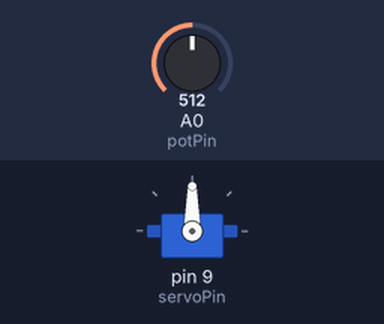
Simulated run of this sketch. Board: Arduino Uno, built with avr-gcc and run on an emulated ATmega328P. Shown: servo. The test bench sets the inputs (shaded band); at power-on: A0 (potPin) = 512.

Above: at 1.2 s.
1.3 s: A0 (potPin) set to 716
At 2.5 s:
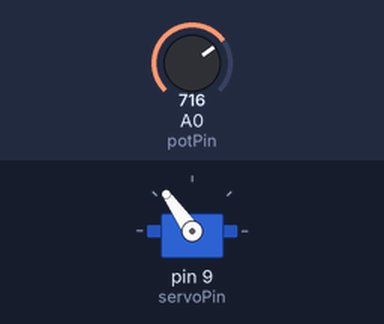
2.8 s: A0 (potPin) set to 900
At 3.9 s:
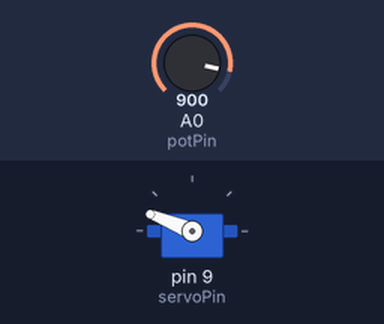
4.3 s: A0 (potPin) set to 1023
At 5.0 s:
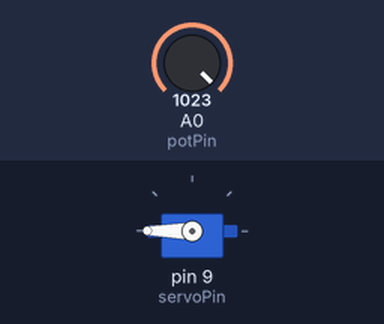
5.8 s: A0 (potPin) set to 306
At 6.1 s:
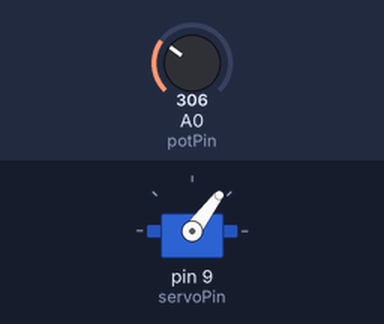
7.3 s: A0 (potPin) set to 122
At 8.5 s:
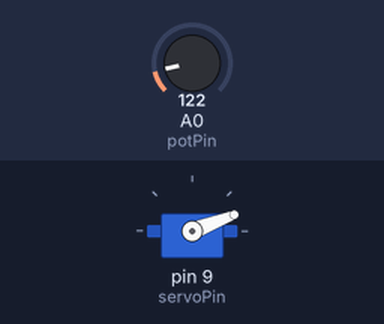
Timing chart, 0 to 9.8 s (numbered marks = the images above; inputs shaded):
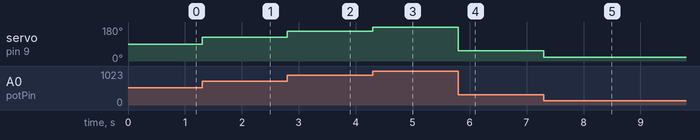

The sketch:

servomotor.ino
```cpp
#include <Servo.h>

Servo myservo;  // create servo object to control a servo

int val;    // variable to read the value from the analog pin
int servoPin = 9;
int potPin = A0;

void setup() {
  myservo.attach(servoPin);
}

void loop() {
  int reading = analogRead(potPin);
  val = map(reading, 0, 1023, 0, 180);     // scale it to use it with the servo (value between 0 and 180)
  myservo.write(val);                  // sets the servo position according to the scaled value
}
```

Measured:
- after the input at 1.3 s, servo on pin 9 (servoPin): 90° → 125° at once
- after the input at 2.8 s, servo on pin 9 (servoPin): 125° → 158° at once
- after the input at 4.3 s, servo on pin 9 (servoPin): 158° → 180° at once
- after the input at 5.8 s, servo on pin 9 (servoPin): 180° → 53° at once
- after the input at 7.3 s, servo on pin 9 (servoPin): 53° → 21° at once
